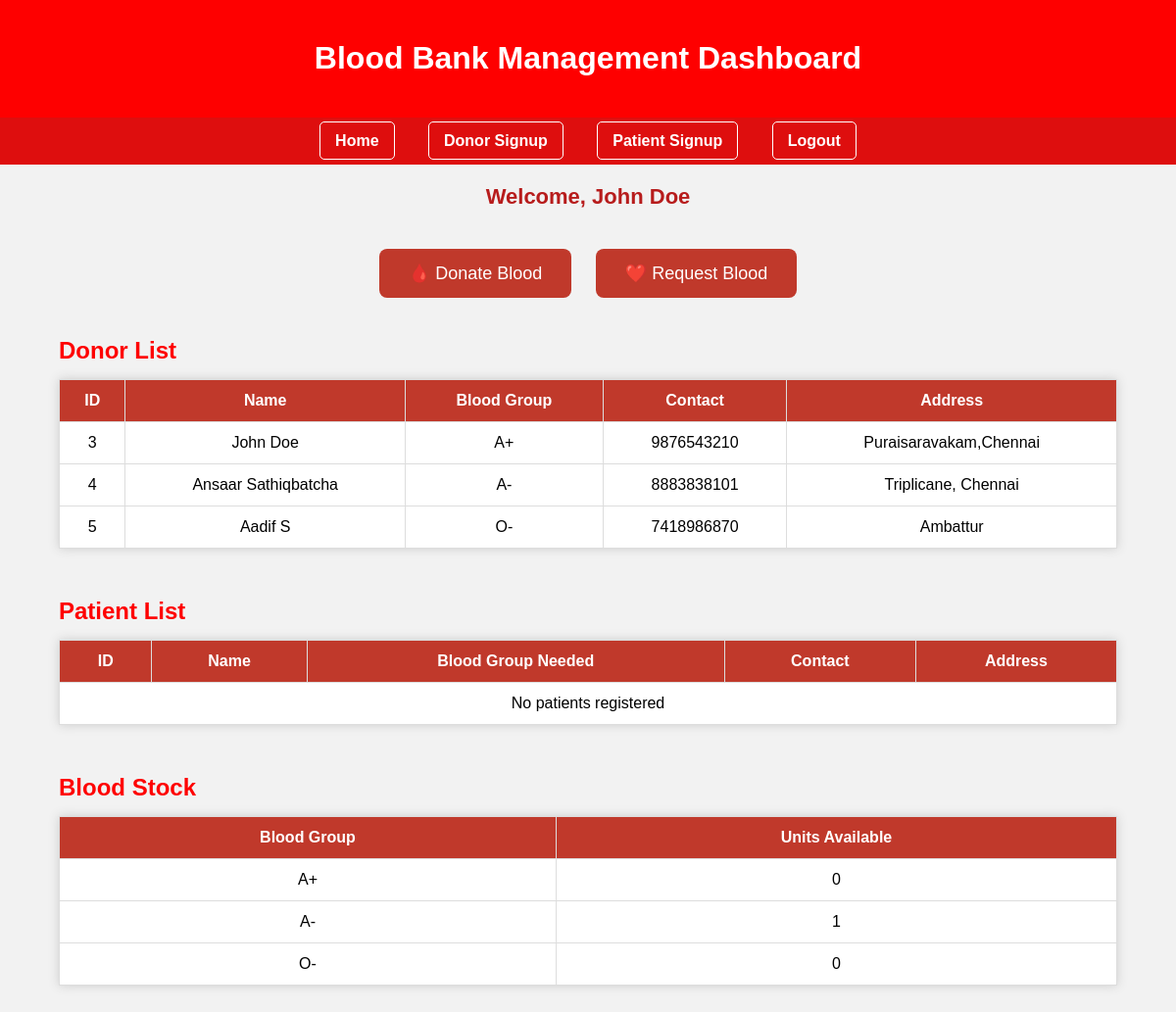
/dashboard/ (signed in), run on the app's committed database.
### blood_app/models.py (models this page shows, shortened)
class Donor(models.Model):
    user = models.OneToOneField(User, on_delete=models.CASCADE)
    name = models.CharField(max_length=100)
    blood_group = models.CharField(max_length=3, choices=BLOOD_GROUP_CHOICES)
    contact_number = models.CharField(max_length=15)
    address = models.TextField()
    is_approved = models.BooleanField(default=False)  # Admin approval

class BloodStock(models.Model):
    blood_group = models.CharField(max_length=3, choices=BLOOD_GROUP_CHOICES, unique=True)
    units = models.PositiveIntegerField(default=0)  # Number of units available

### blood_app/views.py (the view)
# urls.py: path('dashboard/', dashboard, name='dashboard'),
@login_required
def dashboard(request):
    donors = Donor.objects.all()
    patients = Patient.objects.all()
    stocks = BloodStock.objects.all()
    if hasattr(request.user, 'donor'):
        user_name = request.user.donor.name
    elif hasattr(request.user, 'patient'):
        user_name = request.user.patient.name
    else:
        user_name = request.user.first_name or request.user.username
    context = {
        'donors': donors,
        'patients': patients,
        'stocks': stocks,
        'user_name': user_name,
    }
    return render(request, 'dashboard.html', context)

### blood_app/templates/dashboard.html (shortened to what this page needs)
<!DOCTYPE html>
<html lang="en">
<head>
</head>
<body>
    <header>
        <h1>Blood Bank Management Dashboard</h1>
    </header>
    <nav>
        <a href="{% url 'home' %}">Home</a>
        <a href="{% url 'donor_signup' %}">Donor Signup</a>
        <a href="{% url 'patient_signup' %}">Patient Signup</a>
        <a href="{% url 'logout' %}">Logout</a>
    </nav>
    <div style="text-align:center; margin: 20px auto; font-size: 22px; color:#b71c1c; font-weight:bold;">
        Welcome, {{ user_name }}
    </div>
    <div class="button-bar">
        <a href="{% url 'donate_blood' %}" class="btn">🩸 Donate Blood</a>
        <a href="{% url 'blood_request' %}" class="btn">❤️ Request Blood</a>
    </div>
    <div class="container">
        <div class="section">
            <h2>Donor List</h2>
            <table>
                <tr>
                    <th>ID</th>
                    <th>Name</th>
                    <th>Blood Group</th>
                    <th>Contact</th>
                    <th>Address</th>
                </tr>
                {% for donor in donors %}
                <tr>
                    <td>{{ donor.id }}</td>
                    <td>{{ donor.name }}</td>
                    <td>{{ donor.blood_group }}</td>
                    <td>{{ donor.contact_number }}</td>
                    <td>{{ donor.address }}</td>
                </tr>
                {% empty %}
                <tr>
                    <td colspan="5">No donors registered</td>
                </tr>
                {% endfor %}
            </table>
        </div>
        <div class="section">
            <h2>Patient List</h2>
            <table>
                <tr>
                    <th>ID</th>
                    <th>Name</th>
                    <th>Blood Group Needed</th>
                    <th>Contact</th>
                    <th>Address</th>
                </tr>
                {% for patient in patients %}
                <tr>
                    <td>{{ patient.id }}</td>
                    <td>{{ patient.name }}</td>
                    <td>{{ patient.blood_group }}</td>
                    <td>{{ patient.contact_number }}</td>
                    <td>{{ patient.address }}</td>
                </tr>
                {% empty %}
                <tr>
                    <td colspan="5">No patients registered</td>
                </tr>
                {% endfor %}
            </table>
        </div>
        <div class="section">
            <h2>Blood Stock</h2>
            <table>
                <tr>
                    <th>Blood Group</th>
                    <th>Units Available</th>
                </tr>
                {% for stock in stocks %}
                <tr>
                    <td>{{ stock.blood_group }}</td>
                    <td>{{ stock.units }}</td>
                </tr>
                {% empty %}
                <tr>
                    <td colspan="2">No blood stock available</td>
                </tr>
                {% endfor %}
            </table>
        </div>
    </div>
</body>
</html>

### blood_app/templates/dashboard.html (style rules this page uses)
body { font-family: Arial, sans-serif; background-color: #f2f2f2; margin: 0; padding: 0; }
header { background-color: #fe0000; color: white; padding: 20px; text-align: center; }
nav { background-color: #de0e0e; padding: 15px; text-align: center; }
nav a { color: white; text-decoration: none; margin: 0 15px; font-weight: bold; padding: 10px 15px; border: 1px solid white; border-radius: 5px; }
.button-bar { text-align: center; margin: 30px 0; }
.btn { background-color: #c0392b; color: white; text-decoration: none; padding: 14px 30px; border-radius: 8px; font-size: 18px; margin: 10px; display: inline-block; transition: 0.3s; }
.container { width: 90%; margin: 30px auto; }
h2 { color: #fe0000; margin-bottom: 15px; }
table { width: 100%; border-collapse: collapse; margin-bottom: 50px; background-color: white; box-shadow: 0 0 10px #ccc; }
th, td { border: 1px solid #ddd; padding: 12px; text-align: center; }
th { background-color: #c0392b; color: white; }
.section { margin-bottom: 50px; }

### data on the page
Donor: name "John Doe", id "3", blood_group "A+", contact_number "9876543210", address "Puraisaravakam,Chennai"
Donor: id "4", name "Ansaar Sathiqbatcha", blood_group "A-", contact_number "8883838101", address "Triplicane, Chennai"
Donor: id "5", name "Aadif S", blood_group "O-", contact_number "7418986870", address "Ambattur"
BloodStock: blood_group "A+", units "0"
BloodStock: blood_group "A-", units "1"
BloodStock: blood_group "O-", units "0"
